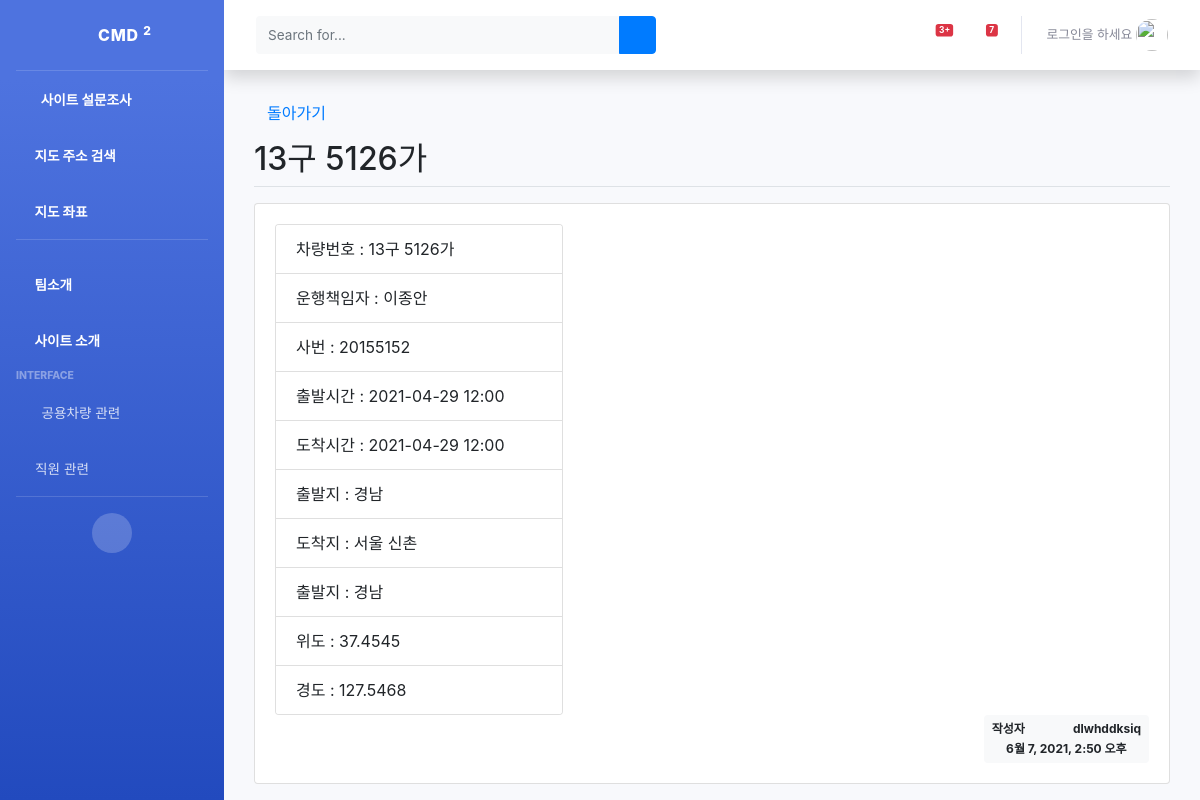
Screenshot of /pybo/drive_list/5/ with the database file from the repository.
### pybo/models.py (models this page shows)
class CMD_Question(models.Model):
    pdf = models.FileField(upload_to='books/pdfs/')
    subject = models.CharField(max_length=200)
    Car_num = models.CharField(max_length=15)
    bussiness_manager = models.CharField(max_length=10)
    bussiness_num = models.CharField(max_length=15)
    author = models.ForeignKey(User, on_delete=models.CASCADE)
    start_date = models.DateTimeField()
    start_pos = models.CharField(max_length=10)
    destination_pos = models.CharField(max_length=10)
    depart_date = models.CharField(max_length=25)
    arrive_date = models.CharField(max_length=25)
    create_date = models.DateTimeField()
    modify_date = models.DateTimeField(null=True, blank=True)
    Lat = models.CharField(max_length=30)
    Long = models.CharField(max_length=30)

### pybo/views_drive.py (the view)
# urls.py: path('drive_list/<int:cmd_question_id>/', views_drive.CMD_detail, name='CMD_detail'),
def CMD_detail(request, cmd_question_id):
    cmd_question = get_object_or_404(CMD_Question, pk=cmd_question_id)
    context = {'cmd_question': cmd_question}
    return render(request, 'pybo/drive_detail.html', context)

### templates/pybo/drive_detail.html (shortened to what this page needs)
{% extends 'base.html' %}
{% load static %}
{% block content %}
    <link rel="stylesheet" type="text/css" href="{% static 'bootstrap.min.css' %}">
    <div class="container my-3">
    <button class="btn btn-facebook"><a href="{% url 'pybo:CMD_index' %}">돌아가기</a></button>
    <h2 class="border-bottom py-2">{{ cmd_question.Car_num }}</h2>
    <div class="card my-3">
    <div class="card-body">
        <div class="card" style="width: 18rem;">
            <ul class="list-group list-group-flush">
                <li class="list-group-item">차량번호 : {{ cmd_question.Car_num }}</li>
                <li class="list-group-item">운행책임자 : {{ cmd_question.bussiness_manager }}</li>
                <li class="list-group-item">사번 : {{ cmd_question.bussiness_num }}</li>
                <li class="list-group-item">출발시간 : {{ cmd_question.depart_date }}</li>
                <li class="list-group-item">도착시간 : {{ cmd_question.arrive_date }}</li>
                <li class="list-group-item">출발지 : {{ cmd_question.start_pos }}</li>
                <li class="list-group-item">도착지 : {{ cmd_question.destination_pos }}</li><li class="list-group-item">출발지 : {{ cmd_question.start_pos }}</li>
                <li class="list-group-item">위도 : {{ cmd_question.Lat }}</li>
                <li class="list-group-item">경도 : {{ cmd_question.Long }}</li>
            </ul>
        </div>
        <div class="d-flex justify-content-end">
            <div class="badge badge-light p-2">
                <div class="mb-2"><span class="author mr-5">작성자</span>{{ cmd_question.author.username }}</div>
                {{ cmd_question.create_date }}
            </div>
        </div>
                </div>
            </div>
{% endblock %}

### rows the page displays
CMD_Question: Car_num "13구 5126가", bussiness_manager "이종안", bussiness_num "20155152", depart_date "2021-04-29 12:00", arrive_date "2021-04-29 12:00", start_pos "경남", destination_pos "서울 신촌", Lat "37.4545", Long "127.5468", author.username "dlwhddksiq", create_date "6월 7, 2021, 2:50 오후"
